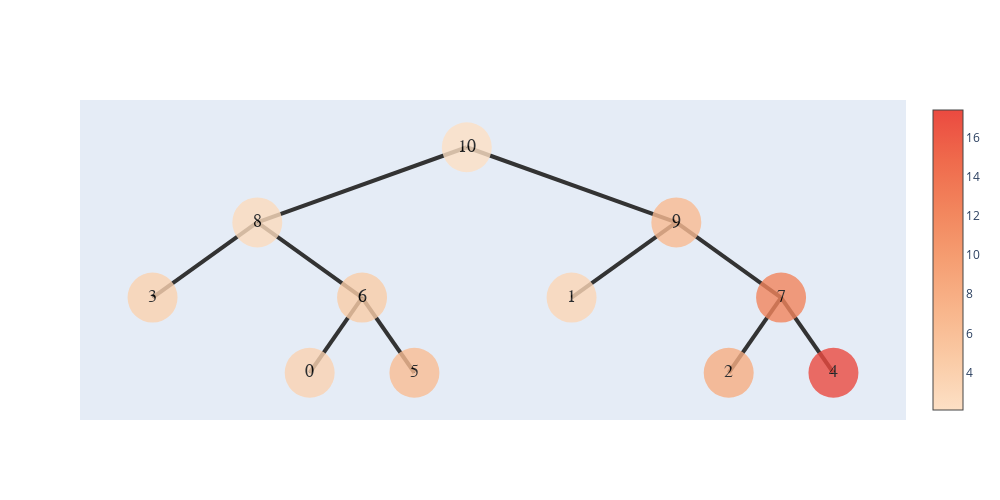

The notebook cell this image was saved under:
### Code cell
def search_miss_node(now,anslist,smalllist,n):
    if(len(now.son) == 0):
        return now;
    if(len(now.son)==1):
        search_miss_node(now.son[0],anslist,smalllist,n);
        return now;
    lson = search_miss_node(now.son[0],anslist,smalllist,n);
    rson = search_miss_node(now.son[1],anslist,smalllist,n);
    if((int(lson.name)<n and int(rson.name)>n )):
        smalllist.append(int(lson.name))
        anslist.append((lson,rson));
    elif (int(lson.name)>n and int(rson.name)<n ):
        smalllist.append(int(rson.name))
        anslist.append((lson,rson));
    return now
nodes1,n1 = build_hyper_tree(folder_path)
# show_tree(nodes1[0]).show_fig()
anslist = [];
mergelist= []
smalllist = []
search_tree(nodes1[0],1,mergelist)
search_miss_node(nodes1[0],anslist,smalllist,(n1+1)/2)
len(anslist),len(mergelist)
show_tree(nodes1[0]).show_fig()

### Figure 1 — Plotly figure (JSON) as saved in the notebook; plotly's stock layout.template omitted (floating-point values rounded to 4 significant figures)
{"data": [{"hoverinfo": "text", "marker": {"color": [2.095, 2.759, 3.842, 4.441, 3.685, 6.306, 6.531, 3.369, 12.28, 7.983, 17.4], "colorscale": [[0, "rgb(253, 224, 197)"], [0.1667, "rgb(250, 203, 166)"], [0.3333, "rgb(248, 181, 139)"], [0.5, "rgb(245, 158, 114)"], [0.6667, "rgb(242, 133, 93)"], [0.8333, "rgb(239, 106, 76)"], [1, "rgb(235, 74, 64)"]], "showscale": true, "size": 50, "symbol": "circle-dot"}, "mode": "markers+text", "opacity": 0.8, "text": ["10", "8", "3", "6", "0", "5", "9", "1", "7", "2", "4"], "textfont": {"color": "#000000", "family": "sans serif", "size": 18}, "type": "scatter", "x": [5.5, 3.25, 2.125, 4.375, 3.812, 4.938, 7.75, 6.625, 8.875, 8.312, 9.438], "y": [5, 3.5, 2, 2, 0.5, 0.5, 3.5, 2, 2, 0.5, 0.5]}], "layout": {"height": 500, "shapes": [{"layer": "below", "line": {"color": "#333", "width": 4}, "type": "line", "x0": 5.5, "x1": 5.5, "y0": 5, "y1": 5}, {"layer": "below", "line": {"color": "#333", "width": 4}, "type": "line", "x0": 5.5, "x1": 3.25, "y0": 5, "y1": 3.5}, {"layer": "below", "line": {"color": "#333", "width": 4}, "type": "line", "x0": 3.25, "x1": 2.125, "y0": 3.5, "y1": 2}, {"layer": "below", "line": {"color": "#333", "width": 4}, "type": "line", "x0": 3.25, "x1": 4.375, "y0": 3.5, "y1": 2}, {"layer": "below", "line": {"color": "#333", "width": 4}, "type": "line", "x0": 4.375, "x1": 3.812, "y0": 2, "y1": 0.5}, {"layer": "below", "line": {"color": "#333", "width": 4}, "type": "line", "x0": 4.375, "x1": 4.938, "y0": 2, "y1": 0.5}, {"layer": "below", "line": {"color": "#333", "width": 4}, "type": "line", "x0": 5.5, "x1": 7.75, "y0": 5, "y1": 3.5}, {"layer": "below", "line": {"color": "#333", "width": 4}, "type": "line", "x0": 7.75, "x1": 6.625, "y0": 3.5, "y1": 2}, {"layer": "below", "line": {"color": "#333", "width": 4}, "type": "line", "x0": 7.75, "x1": 8.875, "y0": 3.5, "y1": 2}, {"layer": "below", "line": {"color": "#333", "width": 4}, "type": "line", "x0": 8.875, "x1": 8.312, "y0": 2, "y1": 0.5}, {"layer": "below", "line": {"color": "#333", "width": 4}, "type": "line", "x0": 8.875, "x1": 9.438, "y0": 2, "y1": 0.5}], "width": 1000, "xaxis": {"showgrid": false, "showline": false, "showticklabels": false, "zeroline": false}, "yaxis": {"showgrid": false, "showline": false, "showticklabels": false, "zeroline": false}}}
